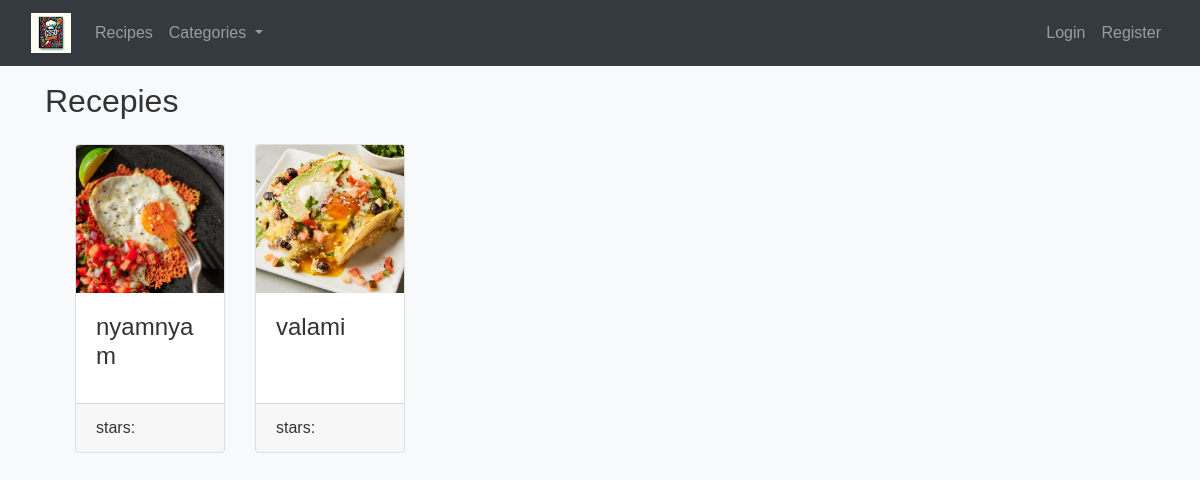
Page /category/breakfast/ on the earlier database version.
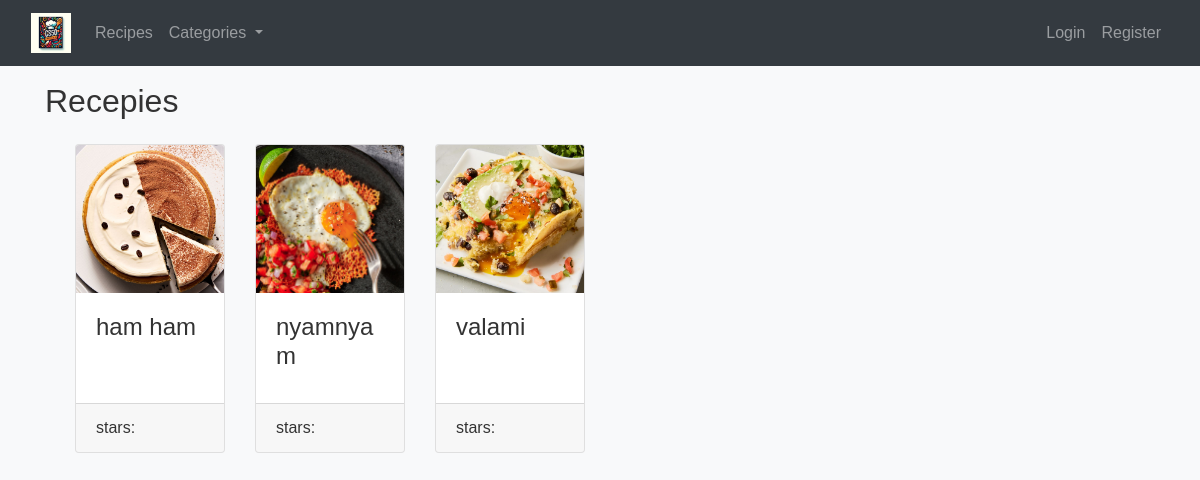
Same page on the later database version.
### recepies/models.py (models this page shows, shortened)
class Recipe(models.Model):
  title = models.CharField(max_length=128)
  serving = models.PositiveIntegerField()
  preparation_time = models.PositiveIntegerField()
  difficulty = models.CharField(
    max_length=6,
    choices=DifficultyLevel.choices,
    default=DifficultyLevel.EASY
  )
  ingredients = models.TextField(help_text="List ingredients separated by a newline.")
  preparation = models.TextField()
  image = models.ImageField(upload_to='recepies/', null=True, blank=True)
  categories = models.ManyToManyField(Category, related_name='recipes')
  ratings = models.JSONField(default=dict)
  average_rating = models.FloatField(default=0.0)

### recepies/views.py (the view)
# urls.py: path('category/<str:category>/',views.recipes_by_category, name='recipes_by_category'),
def recipes_by_category(request, category):
    categories = Category.objects.all()
    category = Category.objects.get(title=category)
    recipes = Recipe.objects.filter(categories=category).order_by('title')
    return render(request, 'recepies/recipes_by_category.html', {'recipes': recipes, 'category': category, 'categories': categories})

### recepies/templates/recepies/recipes_by_category.html (shortened to what this page needs)
{% extends "recepies/layout.html" %} {% block content %}
<h2 class="mb-4">Recepies</h2>
<div class="container mt-3">
  <div class="row ml-auto mr-auto">
    {% for recipe in recipes%}
    <div class="col-md-4 col-lg-3 col-xl-2 mb-4">
      <div class="card card-listing h-100 d-flex flex-column">
        <img
          class="card-img-top img-fluid"
          src="{{ recipe.image.url }}"
          alt="{{ recipe.title }}"
          style="width: 200px"
        />
        <div class="card-body">
          <h4 class="card-title">{{ recipe.title|truncatechars:30 }}</h4>
        </div>
        <div class="card-footer mt-auto">
          <p class="card-text">stars: </p>
        </div>
      </div>
    </div>
    {% empty %}
        <p>Nincsenek receptek ebben a kategóriában.</p>
    {% endfor %}
  </div>
</div>
{% endblock %}

Differences in the rows shown:
added Recipe: image (picture), title "ham ham"
